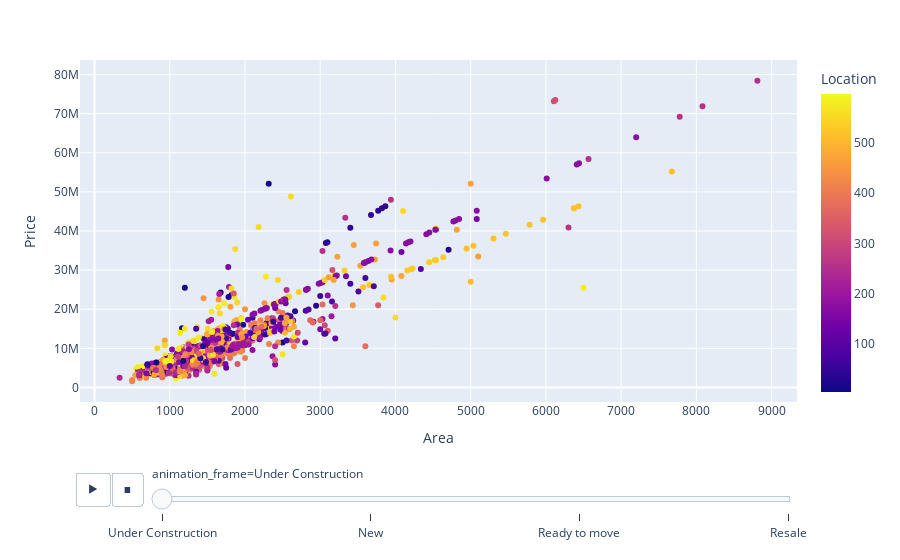

The code cell stored with this chart in its notebook:
### Code cell
fig = px.scatter(data, x='Area', y='Price',animation_frame=df['Status'],color='Location')
fig.show()

### Figure 1 — Plotly figure (JSON) as saved in the notebook; plotly's stock layout.template omitted (floating-point values rounded to 4 significant figures; data arrays with more than 128 entries replaced by an {"elided": "..."} marker saying what was removed)
{"data": [{"hovertemplate": "animation_frame=Under Construction<br>Area=%{x}<br>Price=%{y}<br>Location=%{marker.color}<extra></extra>", "legendgroup": "", "marker": {"color": {"elided": "1194 int values"}, "coloraxis": "coloraxis", "symbol": "circle"}, "mode": "markers", "name": "", "orientation": "v", "showlegend": false, "type": "scatter", "x": {"elided": "1194 int values"}, "xaxis": "x", "y": {"elided": "1194 int values"}, "yaxis": "y"}], "layout": {"coloraxis": {"colorbar": {"title": {"text": "Location"}}, "colorscale": [[0, "#0d0887"], [0.1111, "#46039f"], [0.2222, "#7201a8"], [0.3333, "#9c179e"], [0.4444, "#bd3786"], [0.5556, "#d8576b"], [0.6667, "#ed7953"], [0.7778, "#fb9f3a"], [0.8889, "#fdca26"], [1, "#f0f921"]]}, "legend": {"tracegroupgap": 0}, "margin": {"t": 60}, "sliders": [{"active": 0, "currentvalue": {"prefix": "animation_frame="}, "len": 0.9, "pad": {"b": 10, "t": 60}, "steps": [{"args": [["Under Construction"], {"frame": {"duration": 0, "redraw": false}, "fromcurrent": true, "mode": "immediate", "transition": {"duration": 0, "easing": "linear"}}], "label": "Under Construction", "method": "animate"}, {"args": [["New"], {"frame": {"duration": 0, "redraw": false}, "fromcurrent": true, "mode": "immediate", "transition": {"duration": 0, "easing": "linear"}}], "label": "New", "method": "animate"}, {"args": [["Ready to move"], {"frame": {"duration": 0, "redraw": false}, "fromcurrent": true, "mode": "immediate", "transition": {"duration": 0, "easing": "linear"}}], "label": "Ready to move", "method": "animate"}, {"args": [["Resale"], {"frame": {"duration": 0, "redraw": false}, "fromcurrent": true, "mode": "immediate", "transition": {"duration": 0, "easing": "linear"}}], "label": "Resale", "method": "animate"}], "x": 0.1, "xanchor": "left", "y": 0, "yanchor": "top"}], "updatemenus": [{"buttons": [{"args": [null, {"frame": {"duration": 500, "redraw": false}, "fromcurrent": true, "mode": "immediate", "transition": {"duration": 500, "easing": "linear"}}], "label": "&#9654;", "method": "animate"}, {"args": [[null], {"frame": {"duration": 0, "redraw": false}, "fromcurrent": true, "mode": "immediate", "transition": {"duration": 0, "easing": "linear"}}], "label": "&#9724;", "method": "animate"}], "direction": "left", "pad": {"r": 10, "t": 70}, "showactive": false, "type": "buttons", "x": 0.1, "xanchor": "right", "y": 0, "yanchor": "top"}], "xaxis": {"anchor": "y", "domain": [0, 1], "title": {"text": "Area"}}, "yaxis": {"anchor": "x", "domain": [0, 1], "title": {"text": "Price"}}}}
